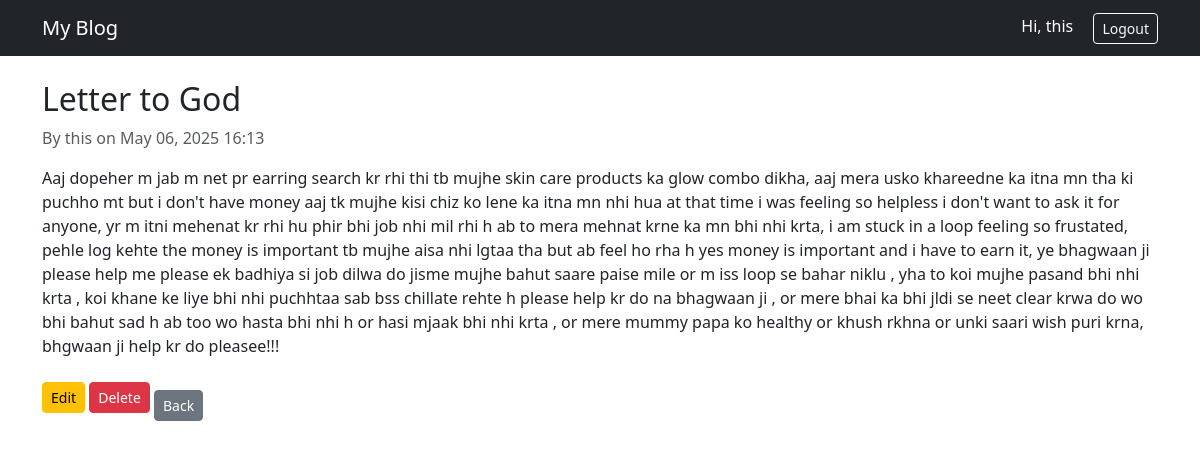
The app's page /post/1/ (signed in) with its own data.
### blog/models.py (models this page shows, shortened)
class Blog(models.Model):
    title = models.CharField(max_length=200)
    content = models.TextField()
    author = models.ForeignKey(User, on_delete=models.CASCADE)
    created_at = models.DateTimeField(auto_now_add=True)

### blog/views.py (the view)
# urls.py: path('post/<int:pk>/', views.blog_detail, name='blog_detail'),
def blog_detail(request, pk):
    blog = get_object_or_404(Blog, pk=pk)
    return render(request, 'blog/blog_detail.html', {'blog': blog})

### blog/templates/blog/blog_detail.html
{% extends 'base.html' %}
{% block content %}
<h2>{{ blog.title }}</h2>
<p class="text-muted">By {{ blog.author }} on {{ blog.created_at|date:"M d, Y H:i" }}</p>
<p>{{ blog.content }}</p>
{% if request.user == blog.author %}
    <a href="{% url 'blog_edit' blog.pk %}" class="btn btn-warning btn-sm">Edit</a>
    <a href="{% url 'blog_delete' blog.pk %}" class="btn btn-danger btn-sm">Delete</a>
{% endif %}
<a href="{% url 'home' %}" class="btn btn-secondary btn-sm mt-3">Back</a>
{% endblock %}

### blog/templates/base.html (shortened to what this page needs)
<!DOCTYPE html>
<html lang="en">
<head>
    <link href="https://cdn.jsdelivr.net/npm/bootstrap@5.3.0/dist/css/bootstrap.min.css" rel="stylesheet">
    {% load static %}
</head>
<body>
    <nav class="navbar navbar-expand-lg navbar-dark bg-dark mb-4">
        <div class="container">
            <a class="navbar-brand" href="{% url 'home' %}">My Blog</a>
            <div>
                {% if user.is_authenticated %}
                    <span class="text-white me-3">Hi, {{ user.username }}</span>
                    <a href="{% url 'logout' %}" class="btn btn-outline-light btn-sm">Logout</a>
                {% else %}
                    <a href="{% url 'login' %}" class="btn btn-outline-light btn-sm me-2">Login</a>
                    <a href="{% url 'register' %}" class="btn btn-outline-light btn-sm">Register</a>
                {% endif %}
            </div>
        </div>
    </nav>
    <div class="container">
        {% block content %}
        {% endblock %}
    </div>
</body>
</html>

### records on screen
Blog: title "Letter to God", author "this", created_at "May 06, 2025 16:13", content "Aaj dopeher m jab m net pr earring search kr rhi thi tb mujhe skin care products ka glow combo dikha, aaj mera usko khareedne ka itna mn tha ki puchho mt but i don't have money aaj tk mujhe kisi chiz ko lene ka itna mn nhi hua at that time i was feeling so helpless i don't want to ask it for anyone, yr m itni mehenat kr rhi hu phir bhi job nhi mil rhi h ab to mera mehnat krne ka mn bhi nhi krta, i am stuck in a loop feeling so frustated, pehle log kehte the money is important tb mujhe aisa nhi lgtaa tha but ab feel ho rha h yes money is important and i have to earn it, ye bhagwaan ji please help me please ek badhiya si job dilwa do jisme mujhe bahut saare paise mile or m iss loop se bahar…"

### other values on screen
{{ user.username }} "this"
